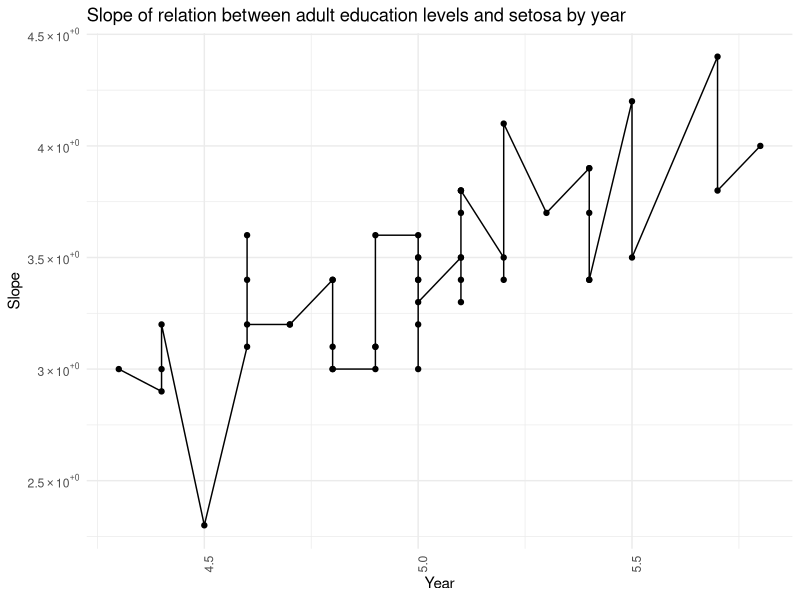
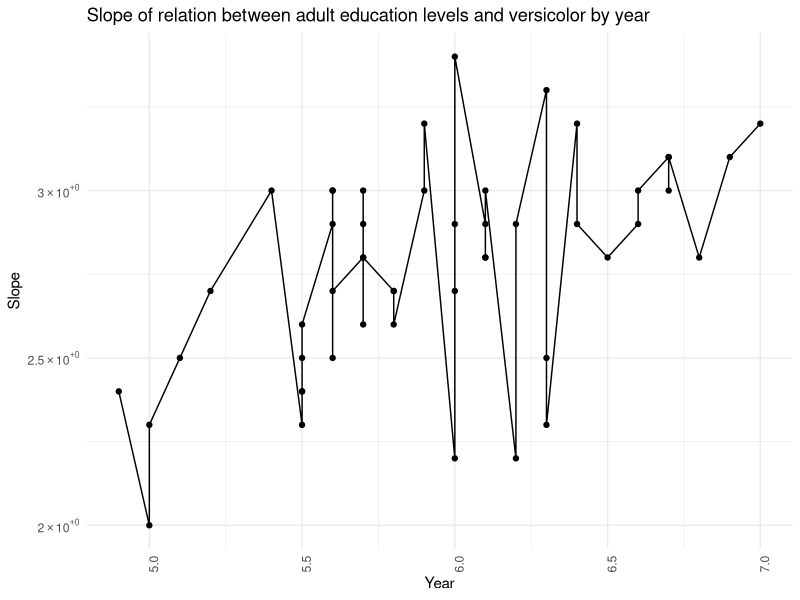
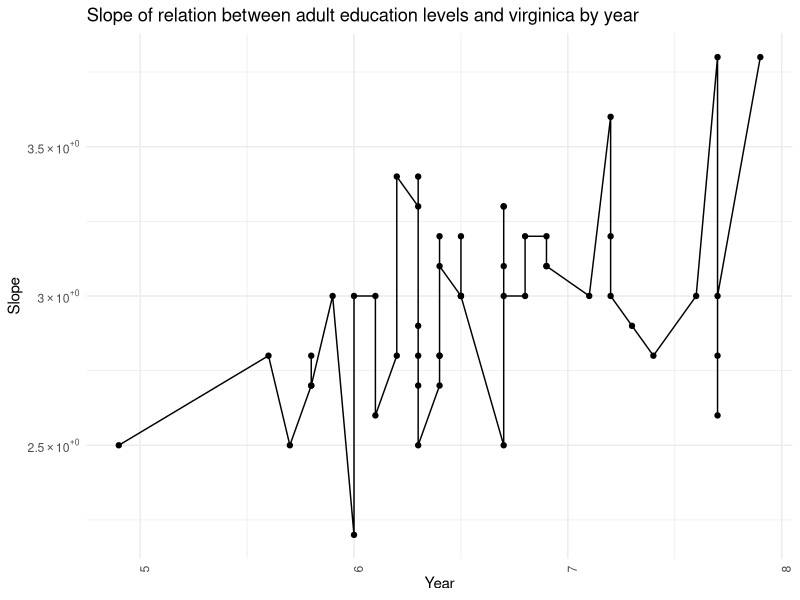

The R script that drew these images, in order:
library(tidyverse)
library(glue)
library(scales)


scientific_10 <- function(x) {
  parse(text=gsub("e", " %*% 10^", scales::scientific_format()(x)))
}


fi_plots <- iris %>%
  group_by(Species) %>%
  nest() %>%
  mutate(plot = pmap(.l = list(Species, data), .f = ~{
    ggplot(..2, aes(Sepal.Length, Sepal.Width)) +
      geom_point() +
      geom_line() +
      labs(title = glue("Slope of relation between adult education levels and {.x} by year"),
           x = "Year",
           y = "Slope") +
      theme_minimal() +
      theme(axis.text.x = element_text(angle = 90)) +
      scale_y_continuous(labels = scientific_10)
  })
  )

fi_plots


fi_plots$plot


